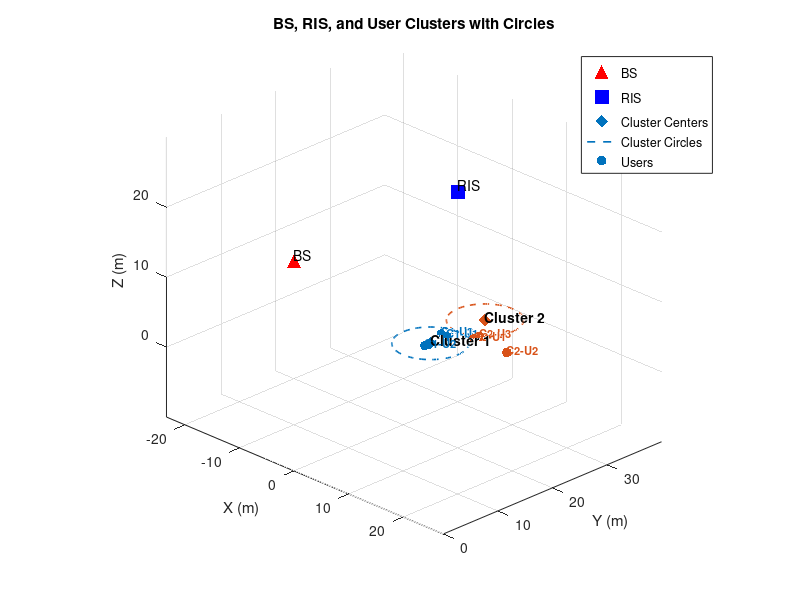

Here is the MATLAB script that generated this plot:
function [angles, users,distances] = calculate_angles()
    % ============================
    % Fixed BS and RIS positions
    % ============================
BS = [0, 0, 20];
RIS = [0, 30, 20];

% ============================
% Hard-coded cluster centers
% ============================
cluster_centers = [0, 25, 0;
                   0, 35, 0;
                   5, 35, 0]; % new cluster center

radii = [5,5,5]; % radius for each cluster

% ============================
% Hard-coded users per cluster (3 users each)
% ============================

% ----- Cluster 1 (center: [0,25,0], radius: 5m) -----
users{1} = [ 0, 28, 0;   
             0, 24, 0;   
             -1, 28, 0];  

% ----- Cluster 2 (center: [0,35,0], radius: 5m) -----
% users{2} = [ -1, 31, 0;   % User 1: North-East
%              -1, 40, 0;   % User 2: South-West
%              0, 31, 0];   % User 3: North-East
% 
% ----- Cluster 3 (center: [5,30,0], radius: 5m) -----
users{2} = [ 3, 30, 0;   % User 1: North-East   
             9, 30, 0;   % User 2: South-West
             3, 31, 0];  % User 3: South-East



% ----- Define cluster centers and radii -----
cluster_centers = [0 25 0;   % Cluster 1 center
                   0 35 0;   % Cluster 2 center
                   5 30 0];  % Cluster 3 center
    radius = 5;                  % Cluster radius (meters)
    
    num_clusters = size(cluster_centers,1);
    num_users_per_cluster = 3;
    
    % ----- Generate user positions -----
    % users = cell(num_clusters,1);
    % ----- Cluster 1 (center: [0,25,0], away direction +Y) -----
% users{1} = [ -1, 20, 0;     % left
%               0,  20, 0;     % center
%               1,  20, 0];    % right
% 
% % ----- Cluster 2 (center: [0,35,0], away direction +Y) -----
% users{2} = [ -1, 40, 0;
%               0,  40, 0;
%               1,  40, 0];
% 
% % ----- Cluster 3 (center: [5,30,0], away direction +X+Y) -----
% users{3} = [ 10, 31, 0;
%               9, 32, 0;
%               7, 26, 0];

    Nclusters = length(users);
    disp(Nclusters);
    Kusers = size(users{1},1);

    % ============================
    % 1. AoD at BS (BS -> RIS)
    % ============================
    delta_BS_RIS = RIS - BS;
    angles.BS_AoD.azimuth = atan2d(delta_BS_RIS(2), delta_BS_RIS(1));
    angles.BS_AoD.elevation = atan2d(delta_BS_RIS(3), sqrt(delta_BS_RIS(1)^2 + delta_BS_RIS(2)^2));
    angles.BS_AoD.distance = norm(delta_BS_RIS);

    % ============================
    % 2. AoA at RIS
    % ============================
    angles.RIS_AoA.azimuth = mod(angles.BS_AoD.azimuth + 180, 360);
    angles.RIS_AoA.elevation = -angles.BS_AoD.elevation;
    angles.RIS_AoA.distance = angles.BS_AoD.distance;

    % ============================
    % 3. AoD at RIS -> Users
    % ============================
    for c = 1:Nclusters
        for k = 1:Kusers
            user = users{c}(k,:);
            delta_RIS_user = user - RIS;

            azimuth = atan2d(delta_RIS_user(2), delta_RIS_user(1));
            elevation = atan2d(delta_RIS_user(3), sqrt(delta_RIS_user(1)^2 + delta_RIS_user(2)^2));

            angles.RIS_AoD.clusters(c).users(k).user = sprintf('C%d-U%d', c, k);
            angles.RIS_AoD.clusters(c).users(k).azimuth = azimuth;
            angles.RIS_AoD.clusters(c).users(k).elevation = elevation;
            angles.RIS_AoD.clusters(c).users(k).distance = norm(delta_RIS_user);
        end
    end
    
    % Initialize struct array
    distances = struct();
   
    
    for c = 1:length(users)
        BD = users{c}(3, :); % BD position
        clusterDistances = struct();
        
        % Distance between each user and BD
        for u = 1:2
            user_pos = users{c}(u, :);
            d_user_BD = norm(user_pos - BD);
            clusterDistances.(['User' num2str(u) '_BD']) = d_user_BD;
        end
        
        % Optional: distance between users
        d_user1_user2 = norm(users{c}(1,:) - users{c}(2,:));
        clusterDistances.User1_User2 = d_user1_user2;
    
        % Store in main struct
        distances.(['Cluster' num2str(c)]) = clusterDistances;
    end

%     % 
%     % % % % % % % % % ============================
%     % % % % % % % % 4. Visualization
%     % % % % % % % ============================
    figure; hold on; grid on; axis equal;
    xlabel('X (m)'); ylabel('Y (m)'); zlabel('Z (m)');
    title('BS, RIS, and User Clusters with Circles');

    % Plot BS and RIS
    scatter3(BS(1),BS(2),BS(3),100,'r','filled','^'); text(BS(1),BS(2),BS(3)+1,'BS');
    scatter3(RIS(1),RIS(2),RIS(3),100,'b','filled','s'); text(RIS(1),RIS(2),RIS(3)+1,'RIS');

    colors = lines(Nclusters);
    for c = 1:Nclusters
        % Cluster center
        center = cluster_centers(c,:);
        scatter3(center(1), center(2), center(3), 80, colors(c,:),'d','filled');
        text(center(1), center(2), center(3)+0.5,sprintf('Cluster %d', c),'Color','k','FontSize',10,'FontWeight','bold');

        % Draw cluster circle in XY-plane
        theta = linspace(0, 2*pi, 100);
        x_circle = center(1) + radii(c) * cos(theta);
        y_circle = center(2) + radii(c) * sin(theta);
        z_circle = center(3) * ones(size(theta));
        plot3(x_circle, y_circle, z_circle, '--','Color', colors(c,:), 'LineWidth',1.2);

        % Users
        cluster_users = users{c};
        scatter3(cluster_users(:,1), cluster_users(:,2), cluster_users(:,3), 50, colors(c,:),'filled','o');

        % Label users
        for k = 1:Kusers
            text(cluster_users(k,1), cluster_users(k,2), cluster_users(k,3)+0.5, ...
                sprintf('C%d-U%d', c, k), 'Color', colors(c,:), 'FontSize', 8, 'FontWeight','bold');
        end
    end
    legend({'BS','RIS','Cluster Centers','Cluster Circles','Users'});
    view(45,25);
    hold off;
end
